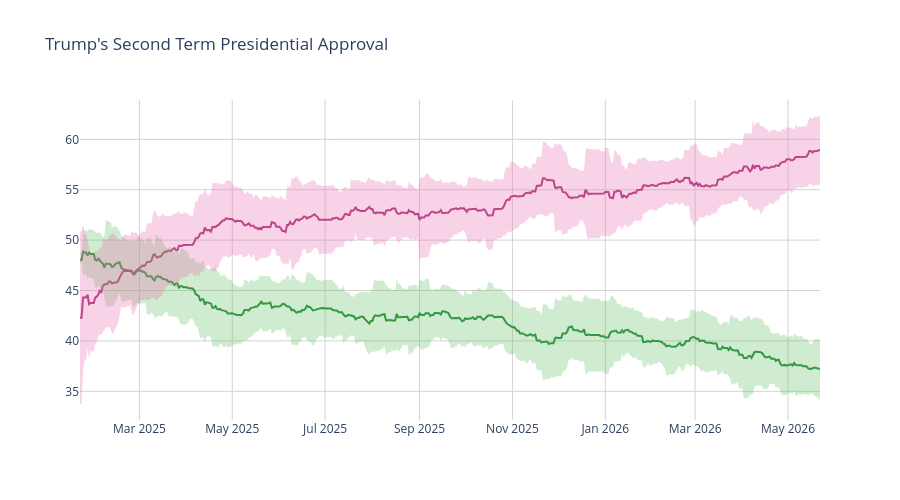

Notebook cell for this chart:
### Code cell
disappr_ci_hex = "#e86eaf"
appr_ci_hex = "#60be65"
disappr_ci_rgba = "rgba(232, 110, 175, 0.3)"
appr_ci_rgba = "rgba(96, 190, 101, 0.3)"
grid_col = "#d4d2d2"


# Approve
fig = go.Figure(go.Scatter(
    x=pres['end_date'],
    y=pres['approve'],
    hovertemplate="%{y:.2f}%",
    name="<b>Approve</b>",
    line=dict(color="#228833"),
    showlegend=False
))

# Disapprove
fig.add_trace(go.Scatter(
    x=pres['end_date'],
    y=pres['disapprove'],
    hovertemplate="%{y:.2f}%",
    name="<b>Disapprove</b>",
    line=dict(color="#aa3377"),
    showlegend=False
    )
)

# Approve CI
fig.add_traces([

    # Upper bound
    go.Scatter(
        x=pres['end_date'],
        y=pres['approve_upper_ci'],
        marker=dict(color=appr_ci_hex),
        line=dict(width=0),
        mode='lines',
        showlegend=False,
        hoverinfo="skip"
    ),

    # Lower bound
    go.Scatter(
        x=pres['end_date'],
        y=pres['approve_lower_ci'],
        marker=dict(color=appr_ci_hex),
        line=dict(width=0),
        mode='lines',
        fillcolor=appr_ci_rgba,
        fill="tonexty",
        showlegend=False,
        hoverinfo="skip"
    )
])

# Disapprove CI
fig.add_traces([

    # Upper bound
    go.Scatter(
        x=pres['end_date'],
        y=pres['disapprove_upper_ci'],
        marker=dict(color=disappr_ci_hex),
        line=dict(width=0),
        mode='lines',
        showlegend=False,
        hoverinfo="skip"
    ),

    # Lower bound
    go.Scatter(
        x=pres['end_date'],
        y=pres['disapprove_lower_ci'],
        marker=dict(color=disappr_ci_hex),
        line=dict(width=0),
        mode='lines',
        fillcolor=disappr_ci_rgba,
        fill="tonexty",
        showlegend=False,
        hoverinfo="skip"
    )
])

fig.update_layout(
    title=dict(text="Trump's Second Term Presidential Approval"),
    hovermode="x"
)

fig.update_xaxes(gridcolor=grid_col)
fig.update_yaxes(gridcolor=grid_col)

fig.update_layout(hovermode="x", hoverlabel_align="right", plot_bgcolor="rgba(0, 0, 0, 0)", height=500)
fig.show()

### Figure 1 — Plotly figure (JSON) as saved in the notebook; plotly's stock layout.template omitted (floating-point values rounded to 4 significant figures; data arrays with more than 128 entries replaced by an {"elided": "..."} marker saying what was removed)
{"data": [{"hovertemplate": "%{y:.2f}%", "line": {"color": "#228833"}, "name": "<b>Approve</b>", "showlegend": false, "type": "scatter", "x": {"elided": "487 str values"}, "y": {"elided": "487 float values"}}, {"hovertemplate": "%{y:.2f}%", "line": {"color": "#aa3377"}, "name": "<b>Disapprove</b>", "showlegend": false, "type": "scatter", "x": {"elided": "487 str values"}, "y": {"elided": "487 float values"}}, {"hoverinfo": "skip", "line": {"width": 0}, "marker": {"color": "#60be65"}, "mode": "lines", "showlegend": false, "type": "scatter", "x": {"elided": "487 str values"}, "y": {"elided": "487 float values"}}, {"fill": "tonexty", "fillcolor": "rgba(96, 190, 101, 0.3)", "hoverinfo": "skip", "line": {"width": 0}, "marker": {"color": "#60be65"}, "mode": "lines", "showlegend": false, "type": "scatter", "x": {"elided": "487 str values"}, "y": {"elided": "487 float values"}}, {"hoverinfo": "skip", "line": {"width": 0}, "marker": {"color": "#e86eaf"}, "mode": "lines", "showlegend": false, "type": "scatter", "x": {"elided": "487 str values"}, "y": {"elided": "487 float values"}}, {"fill": "tonexty", "fillcolor": "rgba(232, 110, 175, 0.3)", "hoverinfo": "skip", "line": {"width": 0}, "marker": {"color": "#e86eaf"}, "mode": "lines", "showlegend": false, "type": "scatter", "x": {"elided": "487 str values"}, "y": {"elided": "487 float values"}}], "layout": {"height": 500, "hoverlabel": {"align": "right"}, "hovermode": "x", "plot_bgcolor": "rgba(0, 0, 0, 0)", "title": {"text": "Trump's Second Term Presidential Approval"}, "xaxis": {"gridcolor": "#d4d2d2"}, "yaxis": {"gridcolor": "#d4d2d2"}}}
